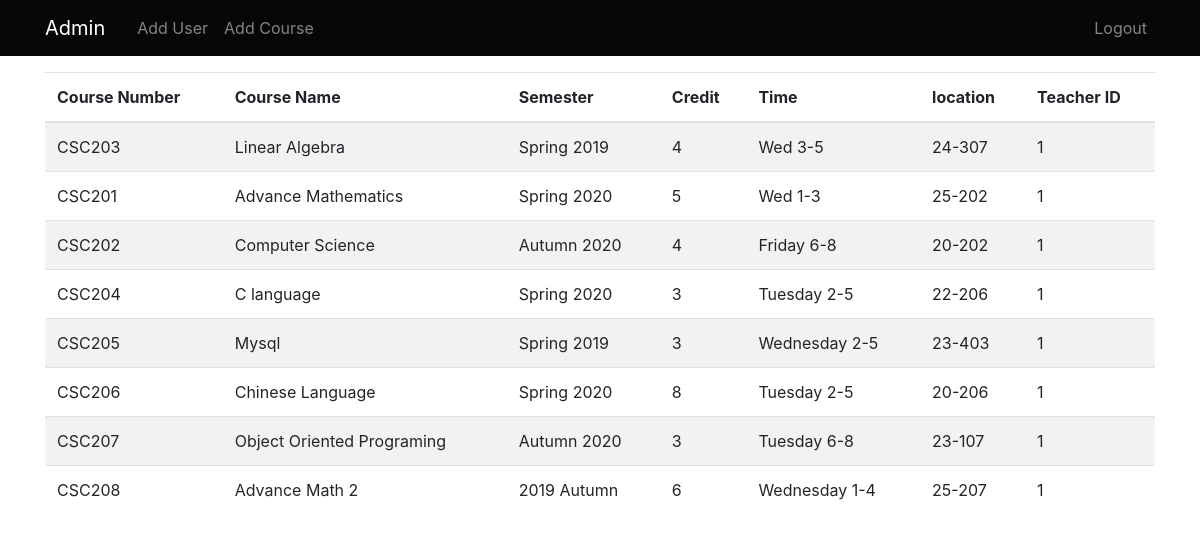
Screenshot of /courses with the database file from the repository.
### application/models.py (models this page shows)
class Course(db.Model):
    __tablename__ = 'course'
    id = db.Column(db.Integer, primary_key=True)
    coursenumber = db.Column(db.String(10), nullable=False, unique=True)
    coursename = db.Column(db.String(15), nullable=False)
    time = db.Column(db.String(20), nullable=False)
    semester = db.Column(db.String(10), nullable=False)
    credit = db.Column(db.String(5), nullable=False)
    location = db.Column(db.String(10), nullable=False)
    teacher_id = db.Column(db.String(20), db.ForeignKey('user.user_id'), nullable=True)

### application/routes.py (the view)
@app.route('/courses')
def courses():
    courses = Course.query.all()
    return render_template('Courses.html', courses=courses)

### application/templates/admin/courses.html
{% extends 'admin/_layout.html'%}
{% block content%}
<table class="table table-striped">
    <thead><tr>
        <th>Course Number</th>
        <th>Course Name</th>
        <th>Semester</th>
        <th>Credit</th>
        <th>Time</th>
        <th>location</th>
        <th>Teacher ID</th>
    </tr></thead>
    <tbody>
        {% for course in courses %}
            <tr>
                <td>{{ course.coursenumber }}</td>
                <td>{{ course.coursename }}</td>
                <td>{{ course.semester }}</td>
                <td>{{ course.credit }}</td>
                <td>{{ course.time }}</td>
                <td>{{ course.location }}</td>
                <td>{{ course.teacher_id }}</td>
            </tr>
        {% endfor %}
    </tbody>
</table>
{% endblock %}

### application/static/css/main.css (style rules this page uses)
body { background: #fafafa; color: #333333; }

### rows the page displays
Course: coursenumber "CSC203", coursename "Linear Algebra", semester "Spring 2019", credit "4", time "Wed 3-5", location "24-307", teacher_id "1"
Course: coursenumber "CSC201", coursename "Advance Mathematics", semester "Spring 2020", credit "5", time "Wed 1-3", location "25-202", teacher_id "1"
Course: coursenumber "CSC202", coursename "Computer Science", semester "Autumn 2020", credit "4", time "Friday 6-8", location "20-202", teacher_id "1"
Course: coursenumber "CSC204", coursename "C language", semester "Spring 2020", credit "3", time "Tuesday 2-5", location "22-206", teacher_id "1"
Course: coursenumber "CSC205", coursename "Mysql", semester "Spring 2019", credit "3", time "Wednesday 2-5", location "23-403", teacher_id "1"
Course: coursenumber "CSC206", coursename "Chinese Language", semester "Spring 2020", credit "8", time "Tuesday 2-5", location "20-206", teacher_id "1"
Course: coursenumber "CSC207", coursename "Object Oriented Programing", semester "Autumn 2020", credit "3", time "Tuesday 6-8", location "23-107", teacher_id "1"
Course: coursenumber "CSC208", coursename "Advance Math 2", semester "2019 Autumn", credit "6", time "Wednesday 1-4", location "25-207", teacher_id "1"
